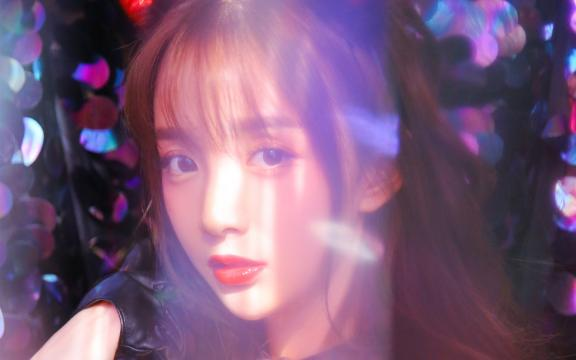
#> input picture data/images/cos.jpg, 576 x 360 px
$ python day009.py
#> lines starting #> are read from the running program, lines starting #| are printed output that depends on the picture; after the words box and inside, x2 and y2 are one past the last pixel; in counts of white or black regions, pixels touching at a corner belong together
'''
Author       : Bingqiang Zhou
Date         : 2021-02-01 01:24:40
LastEditors  : Bingqiang Zhou
LastEditTime : 2021-02-01 02:11:16
Description  : 图像色彩空间转换
    色彩空间与色彩空间转换
    - RGB色彩空间  (red, green, blue)
    - HSV色彩空间  (Hue色调, Saturation饱和度, Value明度)，参考：https://zh.wikipedia.org/zh-hans/HSL和HSV色彩空间
    - YUV色彩空间  (Y 明亮度（Luminance、Luma），U和V則是色度（Chrominance、Chroma)参考：https://zh.wikipedia.org/wiki/YUV
    - YCrCb色彩空间 是YUV压缩和偏移的版本，参考：https://zh.wikipedia.org/wiki/YCbCr

    API知识点
    - 色彩空间转换cvtColor
    - 提取指定色彩范围区域inRange
'''

import cv2 as cv

src = cv.imread("../data/images/cos.jpg")
#> src is the input picture: shape (360, 576, 3); mean B, G, R 121, 90.8, 123.9
cv.imshow("bgr", src)

# BGR to RGB
dst = cv.cvtColor(src, cv.COLOR_BGR2RGB)
cv.imshow("rgb", dst)

# BGR to HSV
dst = cv.cvtColor(src, cv.COLOR_BGR2HSV)
#> dst: shape (360, 576, 3); mean H, S, V 141.6, 89.8, 136.4
cv.imshow("hsv", dst)

# BGR to YUV
cv.cvtColor(src, cv.COLOR_BGR2YUV)
cv.imshow("yuv", dst)

# BGR to YCrCb
cv.cvtColor(src, cv.COLOR_BGR2YCrCb);
cv.imshow("ycrcb", dst)

# 提取指定色彩范围区域inRange
src2 = cv.imread("../data/images/greenback.png")
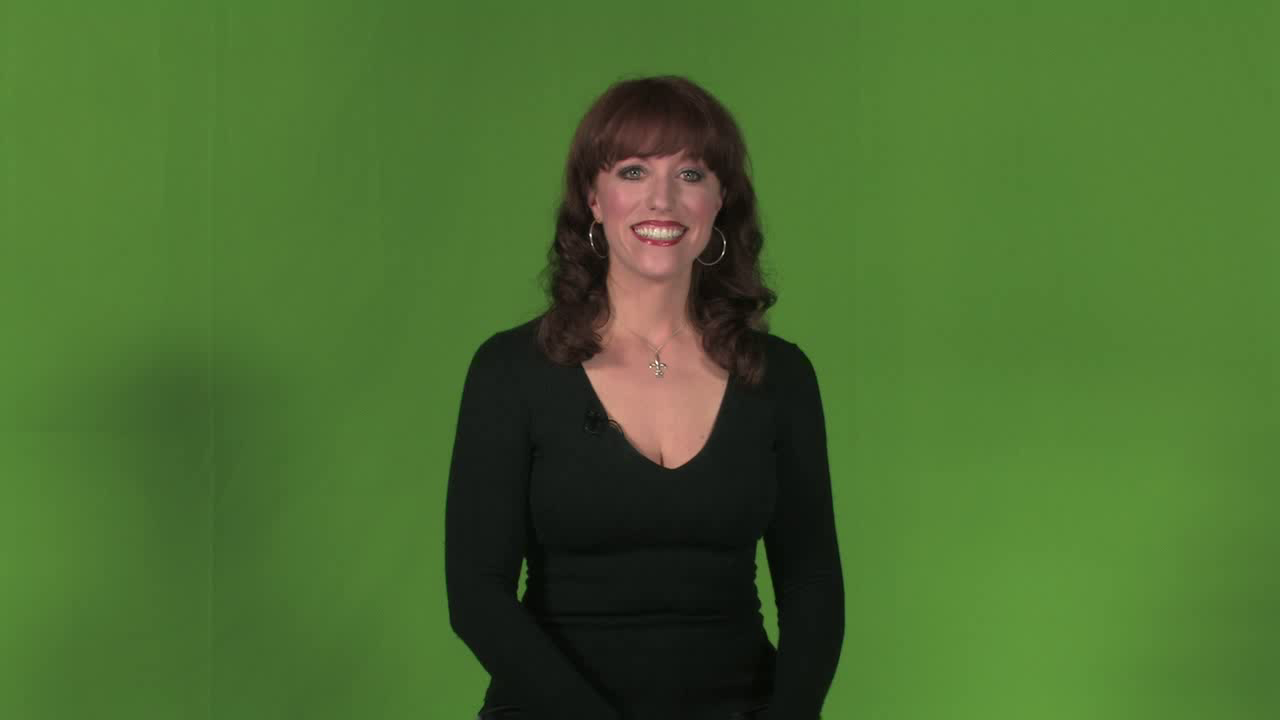
#> input picture data/images/greenback.png, 1280 x 720 px
#> src2 is the input picture: shape (720, 1280, 3); mean B, G, R 47.7, 108, 73.5
cv.imshow("src2", src2)
cv.cvtColor(src2, cv.COLOR_BGR2HSV)
mask = cv.inRange(src2, (35, 43, 46), (99, 255, 255)) # 提取绿色和青色部分作为mask
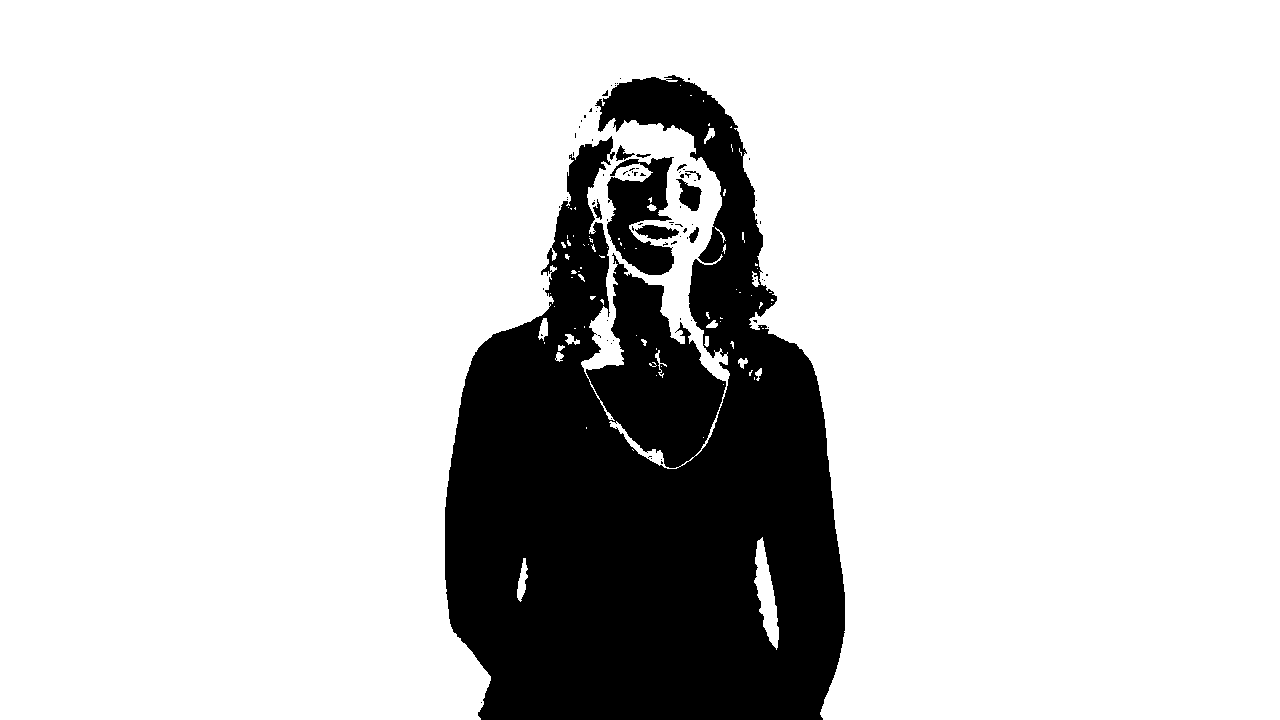
#> mask: shape (720, 1280); 81.4% white; 83 black regions (73 under 20 px), largest, box (x1, y1, x2, y2) and area: (445, 75, 845, 720) 165216, (607, 157, 674, 275) 4697, (676, 179, 702, 211) 462
cv.imshow("mask", mask)

# 利用mask将图片中的人提取出来
src2[mask == 255] = 0
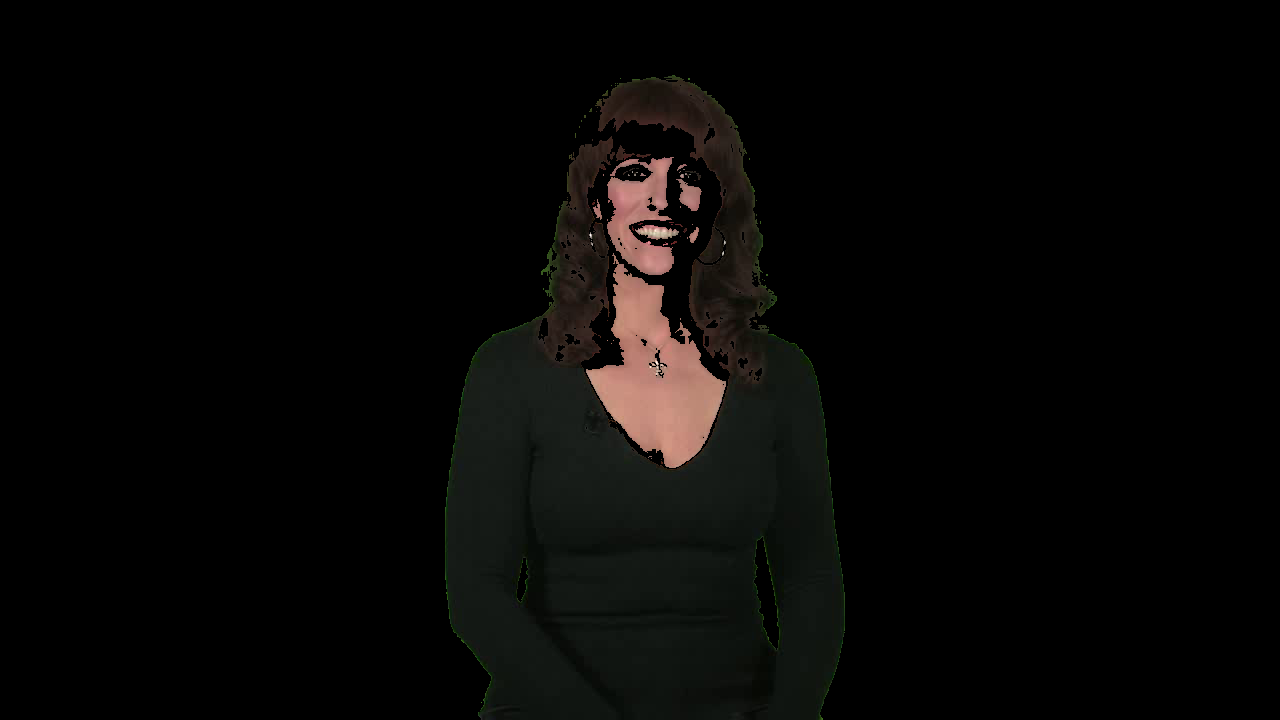
#> src2: shape (720, 1280, 3); mean B, G, R 5.8, 6.9, 7.7
cv.imshow("dst", src2)

cv.waitKey(0)
cv.destroyAllWindows()
